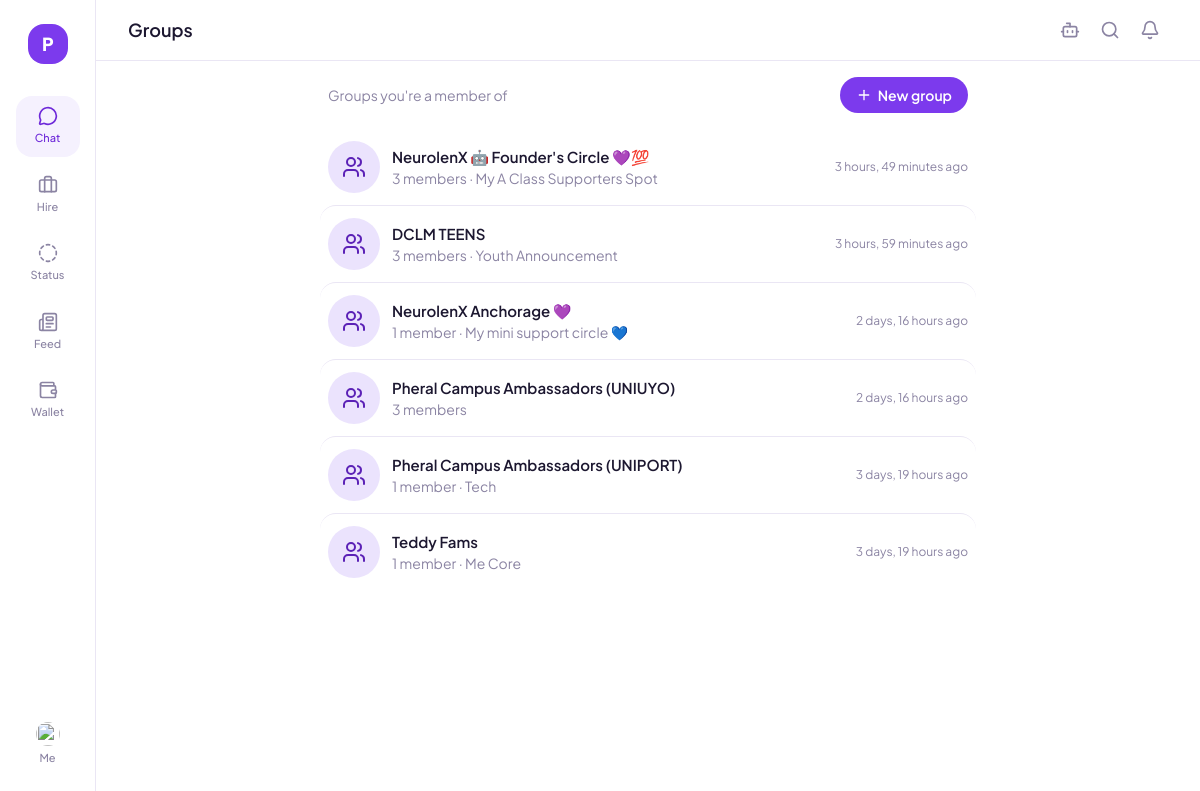
Page /groups/ (signed in) on the committed database.
### pheral/models.py (models this page shows, shortened)
class Conversation(models.Model):
    class ConversationType(models.TextChoices):
        DIRECT = "direct", "Direct"
        GROUP = "group", "Group"
    conversation_type = models.CharField(max_length=10, choices=ConversationType.choices, default=ConversationType.DIRECT)
    name = models.CharField(max_length=100, blank=True)
    description = models.TextField(blank=True)
    avatar = CloudinaryField("image", folder="conversation_avatars", blank=True, null=True)
    created_by = models.ForeignKey(User, on_delete=models.SET_NULL, null=True, blank=True, related_name="created_conversations")
    direct_pair_key = models.CharField(max_length=40, blank=True, null=True, db_index=True)
    is_active = models.BooleanField(default=True)
    created_at = models.DateTimeField(auto_now_add=True)
    updated_at = models.DateTimeField(auto_now=True)
    class Meta:
        constraints = [
            models.UniqueConstraint(
                fields=["conversation_type", "direct_pair_key"],
                condition=models.Q(conversation_type="direct"),
                name="unique_direct_conversation_per_pair",
            ),
        ]

### pheral/views.py (the view)
@login_required
def group_list(request):
    groups = (
        Conversation.objects.filter(
            conversation_type=Conversation.ConversationType.GROUP,
            participants__user=request.user, is_active=True,
        ).prefetch_related("participants__user").order_by("-updated_at")
    )
    return render(request, "group_list.html", {"groups": groups})

### pheral/templates/group_list.html (shortened to what this page needs)
{% extends "base.html" %}
{% block page_title %}Groups{% endblock %}
{% block content %}
<div class="mx-auto max-w-2xl">
    <div class="flex items-center justify-between px-4 pt-4">
        <p class="hidden text-sm text-muted md:block">Groups you're a member of</p>
        <a href="{% url 'group_create' %}"
           class="hidden items-center gap-1.5 rounded-full bg-accent-500 px-4 py-2 text-sm font-semibold text-white transition hover:bg-accent-600 md:inline-flex">
            <i data-lucide="plus" class="h-4 w-4"></i> New group
        </a>
    </div>
    {% if groups %}
        <div class="divide-y divide-line px-4 py-4">
            {% for group in groups %}
                <a href="{% url 'group_chat' conversation_id=group.id %}"
                   class="-mx-2 flex items-center gap-3 rounded-2xl px-2 py-3 transition hover:bg-surface">
                    {% if group.avatar %}
                        <img src="{{ group.avatar.url }}" alt="" class="h-[52px] w-[52px] shrink-0 rounded-full object-cover">
                    {% else %}
                        <div class="flex h-[52px] w-[52px] shrink-0 items-center justify-center rounded-full bg-accent-100 text-accent-700">
                            <i data-lucide="users" class="h-6 w-6"></i>
                        </div>
                    {% endif %}
                    <div class="min-w-0 flex-1">
                        <p class="truncate text-[15px] font-semibold text-ink">{{ group.name|default:"Group" }}</p>
                        <p class="truncate text-sm text-muted">
                            {{ group.participants.count }} member{{ group.participants.count|pluralize }}
                            {% if group.description %} · {{ group.description }}{% endif %}
                        </p>
                    </div>
                    <span class="shrink-0 text-xs text-muted">{{ group.updated_at|timesince }} ago</span>
                </a>
            {% endfor %}
        </div>
    {% endif %}
</div>
{% endblock %}

### pheral/templates/base.html (shortened to what this page needs)
{% load static %}
<!DOCTYPE html>
<html lang="en" class="h-full bg-white">
<head>
    <script src="https://cdn.tailwindcss.com"></script>
</head>
<body class="h-full bg-white font-sans text-ink antialiased" x-data="{ searchOpen: false }">
    <div class="md:flex md:min-h-full">
        {% if request.user.is_authenticated %}
        <aside class="hidden md:flex md:fixed md:inset-y-0 md:left-0 md:z-40 md:w-24 md:flex-col md:items-center md:border-r md:border-line md:bg-white md:py-6">
            <a href="{% url 'home' %}" class="mb-8 flex h-10 w-10 items-center justify-center rounded-2xl bg-accent-500 text-white">
                <span class="text-lg font-extrabold tracking-tight">P</span>
            </a>
            <nav class="flex flex-1 flex-col items-center gap-2">
                {% with nav_name=request.resolver_match.url_name %}
                <a href="{% url 'chat_list' %}"
                   class="group flex w-16 flex-col items-center gap-1 rounded-2xl py-2.5 transition
                          {% if nav_name == 'chat_list' or nav_name == 'chat' or nav_name == 'chat_user' or nav_name == 'start_chat' or nav_name == 'group_list' or nav_name == 'group_create' or nav_name == 'group_chat' or nav_name == 'group_add_member' or nav_name == 'group_profile' %}bg-accent-50 text-accent-600{% else %}text-muted hover:bg-surface hover:text-ink{% endif %}">
                    <i data-lucide="message-circle" class="h-5 w-5"></i>
                    <span class="text-[11px] font-medium">Chat</span>
                </a>
                {% endwith %}
                <a href="{% url 'hire' %}"
                   class="group flex w-16 flex-col items-center gap-1 rounded-2xl py-2.5 transition
                          {% if request.resolver_match.url_name in 'hire,create_hire_job,hire_job_detail,send_hire_request' %}bg-accent-50 text-accent-600{% else %}text-muted hover:bg-surface hover:text-ink{% endif %}">
                    <i data-lucide="briefcase" class="h-5 w-5"></i>
                    <span class="text-[11px] font-medium">Hire</span>
                </a>
                <a href="{% url 'status_list' %}"
                   class="group flex w-16 flex-col items-center gap-1 rounded-2xl py-2.5 transition
                          {% if request.resolver_match.url_name in 'status_list,create_status,status_detail' %}bg-accent-50 text-accent-600{% else %}text-muted hover:bg-surface hover:text-ink{% endif %}">
                    <i data-lucide="circle-dashed" class="h-5 w-5"></i>
                    <span class="text-[11px] font-medium">Status</span>
                </a>
                <a href="{% url 'feed' %}"
                   class="group flex w-16 flex-col items-center gap-1 rounded-2xl py-2.5 transition
                          {% if request.resolver_match.url_name in 'feed,create_post' %}bg-accent-50 text-accent-600{% else %}text-muted hover:bg-surface hover:text-ink{% endif %}">
                    <i data-lucide="newspaper" class="h-5 w-5"></i>
                    <span class="text-[11px] font-medium">Feed</span>
                </a>
                <a href="{% url 'wallet' %}"
                   class="group flex w-16 flex-col items-center gap-1 rounded-2xl py-2.5 transition
                          {% if request.resolver_match.url_name in 'wallet,top_up,top_up_callback,pay_user,global_pay,currency_converter,receipt_detail,bank_accounts,add_bank_account,resolve_bank_account,withdraw' %}bg-accent-50 text-accent-600{% else %}text-muted hover:bg-surface hover:text-ink{% endif %}">
                    <i data-lucide="wallet" class="h-5 w-5"></i>
                    <span class="text-[11px] font-medium">Wallet</span>
                </a>
            </nav>
            <div class="flex flex-col items-center gap-3" x-data="{ open: false }" @click.outside="open = false">
                <div class="relative">
                    <button @click="open = !open" class="block">
                        <a href="{% url 'profile' %}"
                           class="flex w-16 flex-col items-center gap-1 rounded-2xl py-2.5 transition
                                  {% if request.resolver_match.url_name in 'profile,profile_user,profile_edit' %}bg-accent-50 text-accent-600{% else %}text-muted hover:bg-surface hover:text-ink{% endif %}"
                           @click.stop>
                            {% if request.user.avatar %}
                                <img src="{{ request.user.avatar.url }}" alt="" class="h-6 w-6 rounded-full object-cover ring-2 ring-white">
                            {% else %}
                                <i data-lucide="circle-user" class="h-5 w-5"></i>
                            {% endif %}
                            <span class="text-[11px] font-medium">Me</span>
                        </a>
                    </button>
                </div>
            </div>
        </aside>
        {% endif %}
        <div class="flex min-h-full w-full flex-col {% if request.user.is_authenticated %}md:pl-24{% endif %}">
            {% if request.user.is_authenticated %}
            <header class="sticky top-0 z-30 border-b border-line bg-white/90 backdrop-blur">
                <div class="flex items-center justify-between px-4 py-3 md:px-8">
                    <h1 class="hidden text-lg font-semibold text-ink md:block">{% block page_title %}{% endblock %}</h1>
                     <div class="flex items-center gap-1">
                        <a href="{% url 'agent' %}" class="rounded-full p-2 transition hover:bg-surface hover:text-ink {% if request.resolver_match.url_name == 'agent' or request.resolver_match.url_name == 'agent_command' %}text-accent-600{% else %}text-muted{% endif %}" aria-label="Agent mode">
                            <i data-lucide="bot" class="h-5 w-5"></i>
                        </a>
                        <button @click="searchOpen = !searchOpen" class="rounded-full p-2 text-muted transition hover:bg-surface hover:text-ink" aria-label="Search">
                            <i data-lucide="search" class="h-5 w-5"></i>
                        </button>
                        <a href="{% url 'notifications' %}" class="relative rounded-full p-2 text-muted transition hover:bg-surface hover:text-ink" aria-label="Notifications">
                            <i data-lucide="bell" class="h-5 w-5"></i>
                        </a>
                    </div>
                </div>
            </header>
            {% endif %}
            <main class="flex-1 {% if request.user.is_authenticated %}pb-24 md:pb-10{% endif %}">
                {% block content %}{% endblock %}
            </main>
        </div>
    </div>
</body>
</html>

### pheral/templates/base.html (style rules this page uses)
html, body { -webkit-tap-highlight-color: transparent; }

### rows in the picture
Conversation: name "NeurolenX 🤖 Founder's Circle 💜💯", participants.count "3", description "My A Class Supporters Spot", updated_at "3 hours, 49 minutes"
Conversation: name "DCLM TEENS", participants.count "3", description "Youth Announcement", updated_at "3 hours, 59 minutes"
Conversation: name "NeurolenX Anchorage 💜", participants.count "1", description "My mini support circle 💙", updated_at "2 days, 16 hours"
Conversation: name "Pheral Campus Ambassadors (UNIUYO)", participants.count "3", updated_at "2 days, 16 hours"
Conversation: name "Pheral Campus Ambassadors (UNIPORT)", participants.count "1", description "Tech", updated_at "3 days, 19 hours"
Conversation: name "Teddy Fams", participants.count "1", description "Me Core", updated_at "3 days, 19 hours"
